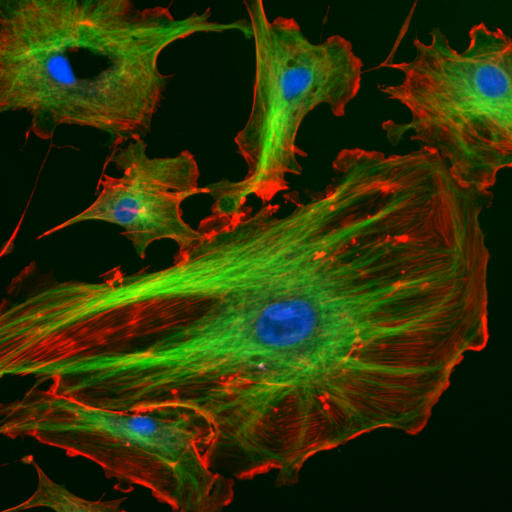
#> input picture images/FluorescentCells.jpg, 512 x 512 px; the run also reads 2 pictures not shown here
$ jupyter execute --allow-errors Chapter_07.ipynb
#> lines starting #> are read from the running program, lines starting #| are printed output that depends on the picture
# CHAPTER VII

# Filtering Data and Images
&copy; Harishankar Manikantan, maintained on GitHub at [hmanikantan/ECH60](https://github.com/hmanikantan/ECH60) and published under an [MIT license](https://github.com/hmanikantan/ECH60/blob/master/LICENSE).

**[(7.1) Convolutions](#convolutions)**
*  [Moving averages as low-pass filters](#moving) <br>
*  [Matrix convolutions](#matrixconv) <br>

**[(7.2) Image Processing](#images)**
*  [Image matrices and color schemes](#color) <br>
*  [Image filters: box blur and Gaussian blur](#blur) <br>
*  [Edge detection](#edge) <br>

**[Practice problems](#exer)**

<a id='convolutions'></a>

## (7.1) Convolutions

In mathematics, a convolution is an operation where the shape of a function is modified by operating it in a specific manner by another function. Convolutions appear in statistical operations (e.g. moving averages), manipulating images (e.g. blurring, sharpening, edge detection), signal processing (e.g. band-pass filters), electronic music (e.g. reverb effect), and more. Much of convolution is fairly straightforward numerical linear algebra, and this tutorial will cover some of the basic concepts.

<a id='moving'></a>

### Moving averages as low-pass filters

Moving averages are common ways to extract trends from fluctuating data. For example, stock market charts often use moving averages to highlight trends across weeks or months by 'filtering' out the daily or even hourly fluctuations that often arise in the markets. The basic idea is to replace a data point with a local average of it's neighbors. For example, the file `dji.csv` contains the Dow Jones Index for the entire year of 2012. Let's extract the daily closing data using `pandas` and plot it:

[cell 1]
import matplotlib.pyplot as plt
import numpy as np

import pandas as pd

#> (the rest of this cell did not finish here and is left out)

As we can see, there are wild fluctuation on an almost daily basis. But we can also see that there are broader trends where the index increases for the first 50 or so days, then drops, then picks up again after about 100 days, then drops again near 200, and so on. Moving averages are a good way to extract such broader trends. A convolution that filters out the 'high frequency' fluctuations and only allows 'low frequency' trends to pass through is called a low-pass filter.

To understand convolutions in this context, consider the following operation: we first create a 3-element filter array `f3`:

[cell 2]
# f= [1/3,1/3,1/3]

f3=np.array([1,1,1])/3

Then we 'pass' our data array `dji2012` through this filter and locally convolute the data. What this means is we perform an element-by-element multiplication of every 3-element subset of `dji2012` with `filter`, add up the resulting three elements, and write the result to a new array.

For example, the 5th, 6th, and 7th entries in `dji2012` are:

#> (a cell that did not finish here is left out)

Performing the convolution with the filter `f` for this subset at the 6th location then means applyting it to the 6th element and its neighbors to the left and right

#> (a cell that did not finish here is left out)

For 1D vectors, this is equivalent to the dot product. Since our vector `f` had equal entries ($1/3$ each) and summed to $1$, this operation actually gives the average of the 3-element subset of `dji2012`. 'Passing' the data set through a filter is then the operation of doing the same for every 3-element subset. A loop does this trick:

#> (a cell that did not finish here is left out)

Let's plot the original data along with our 3-day moving average now:

#> (a cell that did not finish here is left out)

We can see that some of the sharp fluctuations have been 'smoothed' out by the averaging. Since the average 'moves' to local neighbors as we move along the data set, this is called a moving average. In signal processing, such a _low-pass filter_ is useful in getting rid of noise or unwanted high-frequency disturbances. Most audio systems employ more sophisticated versions of such filtering techniques.

We can get an even _lower_ pass or a smoother moving average by filtering across more days. The following code implements a 15-day filter and plots it:

[cell 7]
f15=np.ones(15)/15
#> (the rest of this cell did not finish here and is left out)

We get more and more 'smoothed' moving averages with a larger window of smoothing. There will always be unsmoothed end points because there are not enough points to the left of the first few points and not enough data to the right of the last few points. These are called 'end effects', and we could construct `if` conditions and write modified filters just for the ennd points to make it more accurate.  We will see more about end effects when we start talking about finite differences in coming weeks.

However, python has an inbuilt convolution operator `scipy.ndimage.convolve(data,filter)` that works exactly like the above code (and accounts for the 'end effect' automatically). As we will see later, convolutions are common in image processing so this python function is in the image processing module `scipy.ndimage`, which we must first import. The following code demonstrates a convolution to perform a moving average across _m_-days automatically:

[cell 8]
import scipy.ndimage as sim

# moving average days
m=15
f=np.ones(m)/m
#> (the rest of this cell did not finish here and is left out)

This looks identical to our own looped convolution code above, except near the end points where `sim.comvolve` automatically changes the filter to accommodate end effects. Try changing to 25 or 50 day averages to get more smooth trends that ignore daily or weekly fluctuations.

Another application of moving averages or low-pass filters is acoustics and signal processing. For example, the following time signal is a combination of sine waves of several frequencies:

[cell 9]
t=np.linspace(0,30,300)
s=np.sin(t)+0.2*np.sin(5*t)+0.1*np.sin(10*t)

plt.figure(figsize=(12,3))
plt.plot(t,s)
plt.show()
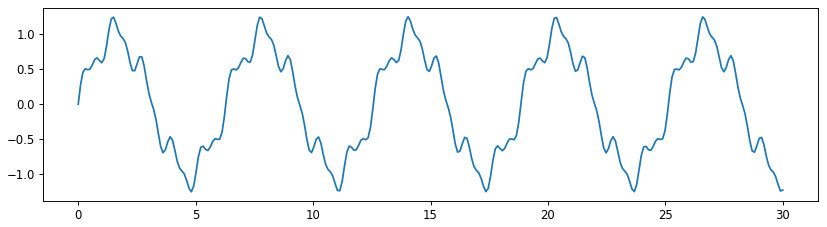
#> figure drawn by matplotlib, 1 panel; curve peaks at x = 14.05, y = 1.25

In music and speech, the lower frequencies (e.g. $\sin(t)$ above) represent deep bass-like sounds and the higher frequencies (e.g. $\sin(10t)$ above) represent higher-pitched or 'shrill' sounds. Depending on your signal needs or music tastes or speaker settings, you might often want to 'filter' out some of a higher frequencies. A rough way to do this is to apply our simple low-pass filter which performs a convolution corresponding to a moving average:

[cell 10]
m=10
f=np.ones(m)/m
sf=sim.convolve(s,f)

plt.figure(figsize=(12,3))
plt.plot(t,s,'b:')
plt.plot(t,sf,'r')
plt.show()
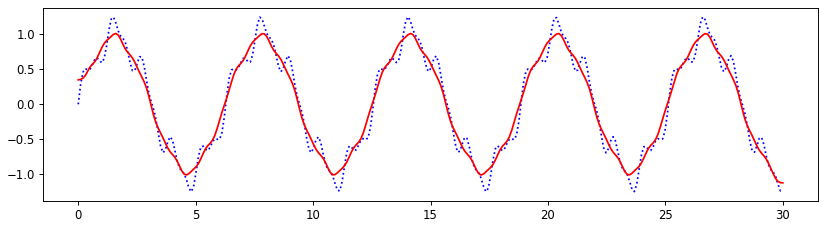
#> figure drawn by matplotlib, 1 panel; curve peaks at x = 14.05, y = 1.25; curve peaks at x = 14.15, y = 1.01

The sharper features of the high-frequency component are filtered out! Try 'tuning' the filter length `m` to vary this: a broader filter smoothes out more of the fluctuations. Try $m=20$ or $50$...

This is only a coarse way to process signals: more careful analysis can be done using Fourier transforms to pick out specific frequencies, but that is beyond the scope of this course.

<a id='gradientfilter'></a>

Finally, there are all sorts of other filters designed to extract different features in a data set or signal. For example, the **gradient filter** $[-1,0,1]$ enhances local changes. By replacing each element by the difference between its neighbors, the gradient filter picks up on rapid changes in the signal: this is a valuable trick in image processing as we will see below.

Try applying the gradient filter to the mixed-sine signal above. Then try applying it to a simple sine wave. What does the resulting convolution of a simple sine wave look like? Remember that the gradient filter is desgined to extract and emphasize differences. Think about what this means in a calculus sense (a big hint is the name of the filter!).

<a id='matrixconv'></a>

### Convolving matrices

The same idea as above applies to 2D matrices. Here, instead of passing a 1D array through a 1D filter, we would sequentially place a 2D filter over every subset of a matrix of the same size and perform the convolution. For example, recall the temperature dataset from tutorial 2 that was quite noisy. The following code is copied from tutorial 2:

[cell 11]
from mpl_toolkits.mplot3d import Axes3D

# load, create x and y, xgrid and ygrid
#> (the rest of this cell did not finish here and is left out)

Clearly there are a lot of sharp 'peaks' in this data set. Convolving this data set with the low-pass of moving average *matrix filter*:

$$F=\frac{1}{9}~\begin{bmatrix} 1 & 1 & 1 \\1 & 1 & 1 \\1 & 1 & 1  \end{bmatrix}$$

results in replacing each point with the mean (itself and all its immediate neighbors multiplied by $1$ and the total divided by $9$). We can write a nested loop-within-a-loop to go across each element in `temp_data` and sequentially find the filtered value, or we could use `sim.convolve(temp_data,F)` to do the same operation more efficiently exactly like with 1D arrays.

[cell 12]
m=30
F=np.ones((m,m))/m**2
#> (the rest of this cell did not finish here and is left out)

Looks like some of the noisy (high frequency) data is smoothed out by our low-pass filter. We can create broader filters for smoother convolutions. See what happens with a $5 \times 5$ moving average with $m=5$. Then try $m=10$ or $20$ ...! Note that this convolution matrix is constructed such that the sum of its elements is $1$, so that it represents an equally-weighted moving average.

<a id='images'></a>

## (7.2) Image processing

We can now apply convolutions and filters to actual images rather than data sets. But first, we need to know a couple of things about importing and color schemes of actual images.

<a id='color'></a>

### Image matrices and color schemes

Recall the `imshow` command from tutorial 2. Given a 2D array, this command would plot a pseudocolor representation of the data to look like an image. The exact opposite is done by the `imread` command. It reads an image file (jpg, png, etc. **from the same folder as your code**) and converts it to a range of numbers. For example, the file `FluorescentCells.jpg` sourced from [here](https://commons.wikimedia.org/wiki/File:FluorescentCells.jpg) can be extracted and displayed as:

[cell 13]
figarray=plt.imread('images/FluorescentCells.jpg')
#> figarray is the input picture: shape (512, 512, 3); mean R, G, B 45.4, 50.4, 6.6
plt.figure(figsize=(5,5))
plt.imshow(figarray)
plt.show()

You can check the shape of the array variable `figdata`:

[cell 14]
figarray.shape

So it's a 3D matrix! And let's see the maximum and minimum entries:

[cell 15]
print('max:', figarray.max())
#| max: 255
print('min:', figarray.min())
#| min: 0

In fact, this represents the standard 8-bit (meaning $2^8=256$ values) RGB (for red-blue-green) color scheme of jpg files. The dimensions $512 \times 512$ represents the number of pixels as shown in the plot axes above. And the three values in the third dimension represent red, green, and blue intensities between $0$ and $255$, respectively at each pixel location. Higher the intensity number, brighter is red, blue, or green. Black is when all three are zero, and white is when all three are $255$. All other colors are mixtures of these three basic colors: for example, pure yellow is full red plus full green.

This also means that you can slice the array like any matrix to extract only the red, green, or blue parts of any image! The file above showed a fluorescent microscopy image where the nucleus was stained blue, the microtubules (the 'skeleton' of the cell) was stained green, and actin (a kind of cellular biopolymer) was stained red. If we wanted to view the microtubules only, we would simply slice `figarray[:,:,1]` which would extract all pixels corresponding to green intensity. Similarly, `figarray[:,:,0]` would extract reds and `figarray[:,:,2]` would extract blues:

[cell 16]
r=figarray[:,:,0]  # red slice
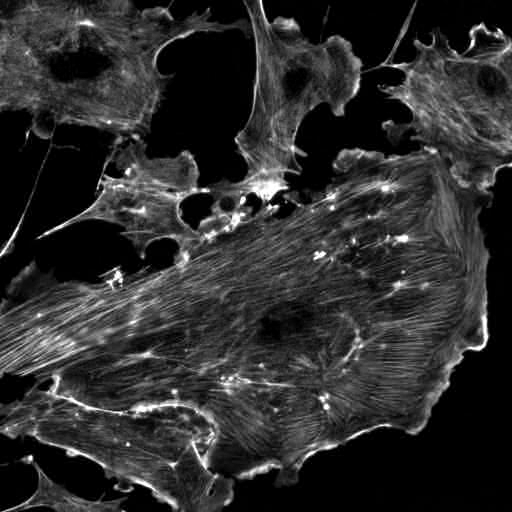
#> r: shape (512, 512); min 0, max 255, mean 45.4
g=figarray[:,:,1]  # green slice
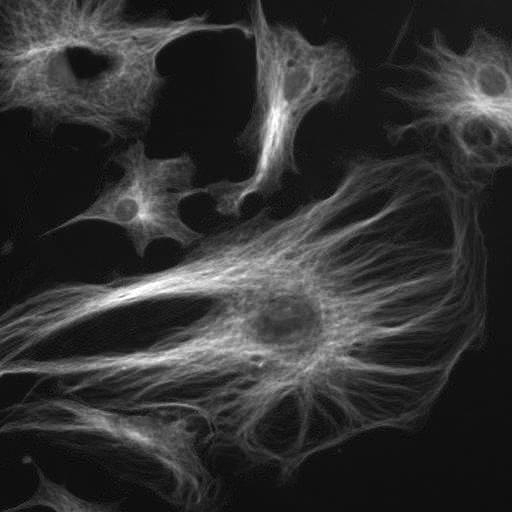
#> g: shape (512, 512); min 0, max 255, mean 50.4
b=figarray[:,:,2]  # blue slice
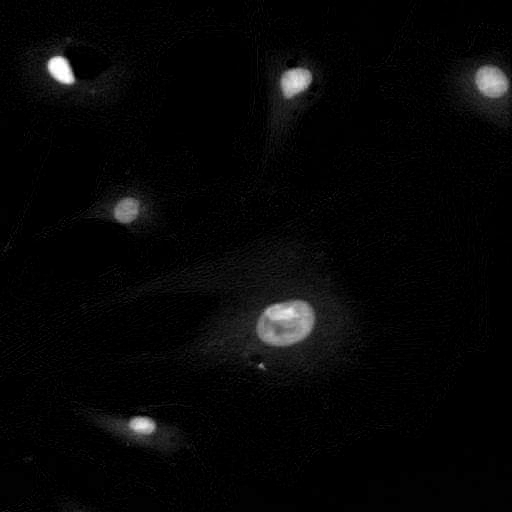
#> b: shape (512, 512); min 0, max 255, mean 6.6


plt.figure(figsize=(15,5))

plt.subplot(1,3,1)
plt.imshow(r) # red slice
plt.title('actin')
plt.axis('off')

plt.subplot(1,3,2)
plt.imshow(g) # green slice
plt.title('microtubules')
plt.axis('off')

plt.subplot(1,3,3)
plt.imshow(b) # blue slice
plt.title('nucleus')
plt.axis('off')

plt.show()

Here, `imshow` automatically picks a colormap (`cmap`) unless we specify it. We can assign our favorite colormaps but it makes sense to see blue stained things in a blue colormap and so on. The following code extracts and assigns matching colormaps to each stain to make it more easily distinguishable:

[cell 17]
plt.figure(figsize=(15,5))

plt.subplot(1,3,1)
plt.imshow(r,cmap='Reds')
plt.title('actin')
plt.axis('off')

plt.subplot(1,3,2)
plt.imshow(g,cmap='Greens')
plt.title('microtubules')
plt.axis('off')

plt.subplot(1,3,3)
plt.imshow(b,cmap='Blues')
plt.title('nuclues')
plt.axis('off')

plt.show()

We can then *threshold* colors: this means we can select to display only above or below a certain intensity of a color. For example, actin biopolymers are known to be more concentrated around cell edges to help growth and movement. We can see this in the first panel above, but let's say we want to emphasize this. An easy way to detect entries of an array that are above or below a certain value is to threshold it using a logical comparison. For example:

[cell 18]
M=np.array([[1,7,4],[11,5,6],[3,9,2]])
print("original matrix: \n", M)

M1=(M>5)*M
print("thresholded: above 5 only \n", M1)

Essentially, the operation `M>5`  creates a matrix which is `True` only if the logical condition is met and `False` otherwise. Multiplying this with `M` again extracts these true values. Try different comparisons: for example, `(M==2)*M` sets every entry that is not equal to two to zero, whereas `(M%2==0)*M` retains every even entry and sets odd entries to zero. Try both.

We can implement this idea to get threshold a color slice with a brighness value. For example, the following code thresholds the actin slice (red data) with two different thresholds on the red slice.

[cell 19]
r1=(r>50)*r   # only r values greater than 50, rest turns to 0
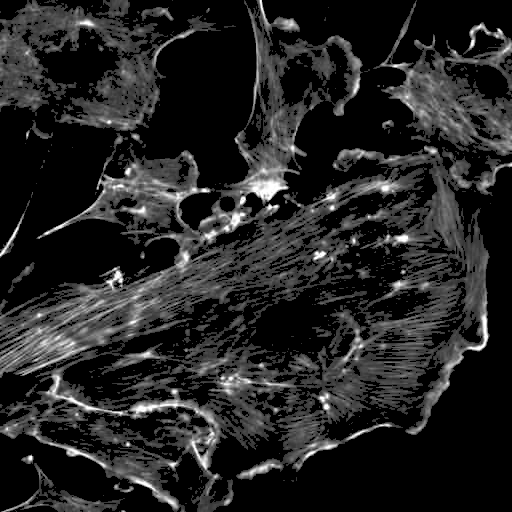
#> r1: shape (512, 512); min 0, max 255, mean 36.6
r2=(r>100)*r  # only r values greater than 100, rest turns to 0
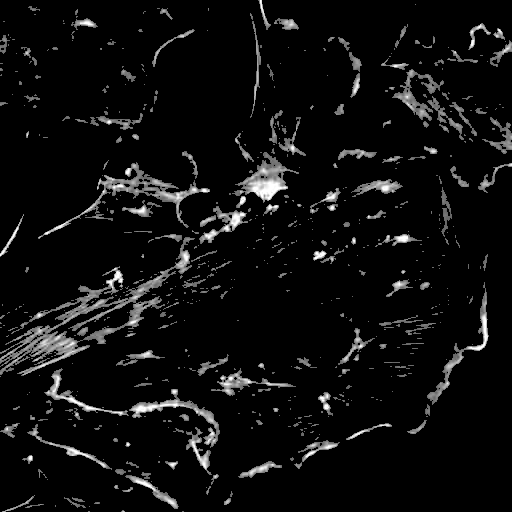
#> r2: shape (512, 512); min 0, max 255, mean 14.3

plt.figure(figsize=(15,5))

plt.subplot(1,3,1)
plt.imshow(r,cmap='Reds')
plt.title('no thresholding')
plt.axis('off')

plt.subplot(1,3,2)
plt.imshow(r1,cmap='Reds')
plt.title('pick out reds above 50 only')
plt.axis('off')

plt.subplot(1,3,3)
plt.imshow(r2,cmap='Reds')
plt.title('pick out reds above 100 only')
plt.axis('off')

plt.show()

PNG files often have a fourth slice in addition to RGB values, and this corresponds to an alpha setting (which represents transparency).

What if we wanted to convert the color image to grayscale: this might be useful in some kinds of image processing as we will see later where we need a simple 2D matrix without the third dimension with different color intensities. There are many ways to do this: for example, we could define grayscale intensity as one-third red + one-third blue + one-third green. Another common formula used by image processors picks up 29.9% red, 58.7% green, and 11.4% blue. This can be achieved by

[cell 20]
figBW=figarray[:,:,0]*0.299 + figarray[:,:,1]*0.587 + figarray[:,:,2]*0.114
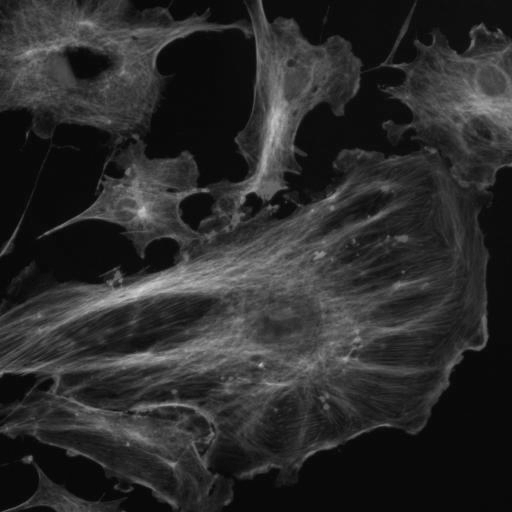
#> figBW: shape (512, 512) float64; min 2.91, max 211, mean 43.9

Note that `figBW` is a simple 2D array with no third dimension. We have 'collapsed' the colors into a single grayscale intensity between 0 and 255:

[cell 21]
figBW.shape
#> (the rest of the program and of its run is left out)
